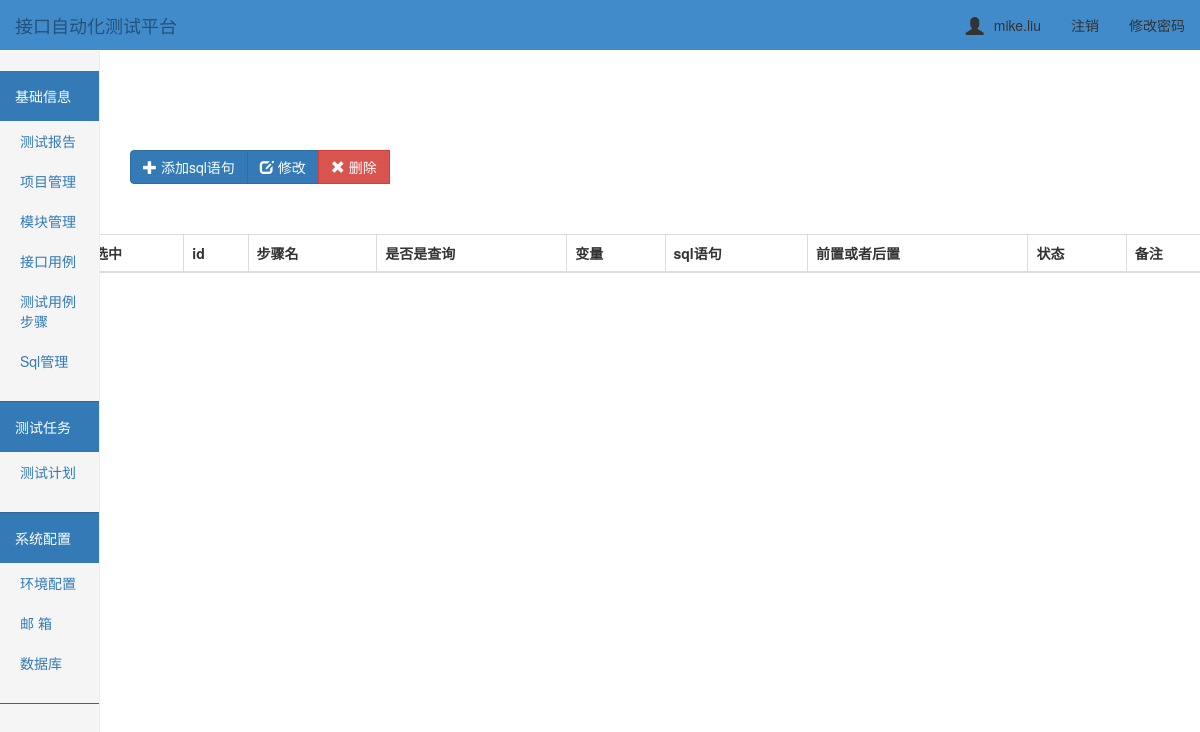
Before: /sql/ (signed in) with the older database file.
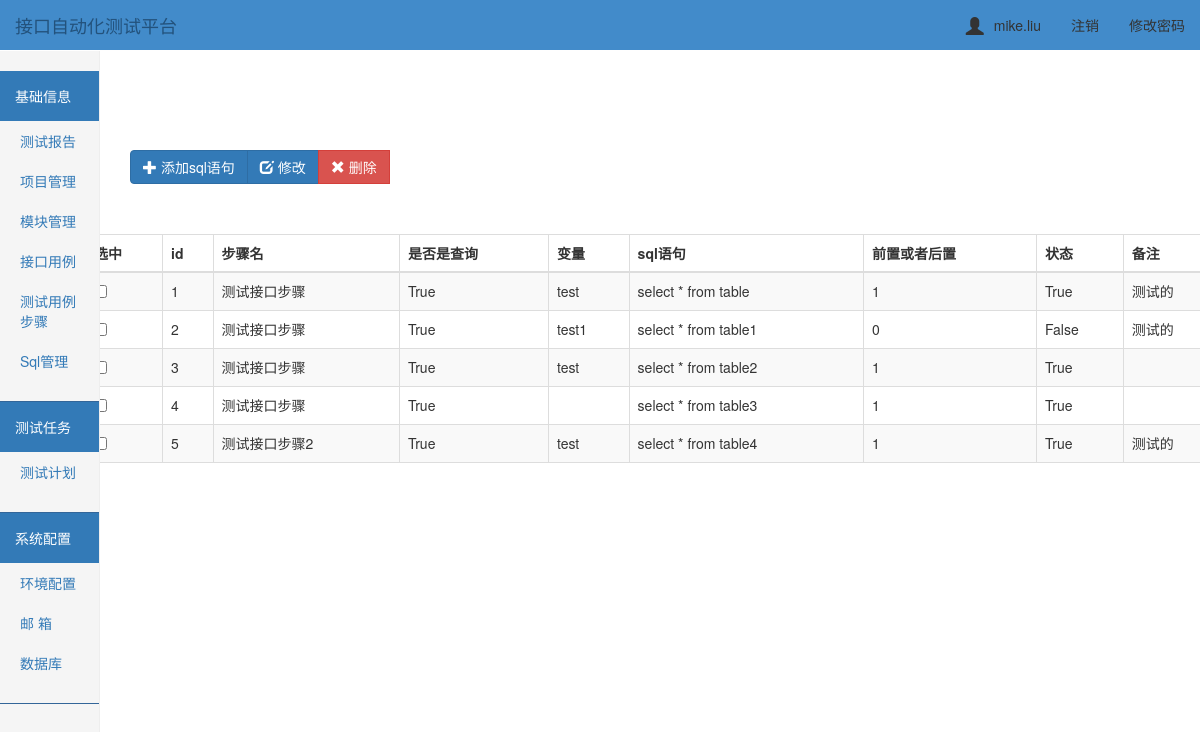
After: the same page with the newer database file.
### ApiTest/models.py (models this page shows, shortened)
class UserInfo(AbstractUser):
    nid = models.AutoField(primary_key=True)
    telephone = models.CharField(max_length=11, null=True, unique=True)
    avatar = models.FileField(upload_to='avatars/', default="/avatars/default.png")
    create_time = models.DateTimeField(verbose_name='创建时间', auto_now_add=True)

class Sql(models.Model):
    step = models.ForeignKey(ApiStep, on_delete=models.CASCADE)
    sql_condition = models.IntegerField()
    is_select = models.BooleanField('是否查询')
    variable = models.CharField('变量', max_length=256)
    sql = models.CharField('查询的sql语句', max_length=256)
    remake = models.CharField('重置', max_length=256)
    status = models.BooleanField('状态')
    create_time = models.DateTimeField('创建时间', auto_now=True)  # 创建时间
    update_time = models.DateTimeField('更新时间', auto_now=True)

class ApiStep(models.Model):
    case = models.ForeignKey(TestCase, on_delete=models.CASCADE)
    api_id = models.AutoField(primary_key=True, null=False)
    step_name = models.CharField('步骤名称', max_length=64)
    step_level = models.CharField('接口步骤优先级', max_length=32)
    method = models.CharField('请求方式', max_length=8)
    params = models.CharField('请求数据', max_length=512)
    headers = models.CharField('请求头信息', max_length=512)
    files = models.CharField(max_length=512)
    step_desc = models.CharField('接口描述', max_length=256)
    assert_response = models.CharField('接口预期结果', max_length=512)
    api_dependency = models.CharField('接口依赖', max_length=512, default=None, null=True)
    step_weights = models.IntegerField('接口权重', default=0)
    status = models.BooleanField()
    create_time = models.DateTimeField('创建时间', auto_now=True)  # 创建时间
    update_time = models.DateTimeField('更新时间', auto_now=True)
    def __str__(self):
        return self.step_name

### ApiTest/views.py (the view)
# urls.py: url(r'^sql/$', views.sql),
@login_required
def sql(request):
    sql_list = Sql.objects.filter().all()
    api_list = ApiStep.objects.filter().all()
    return render(request, "sql/index.html", {"sql_list": sql_list, "api_list": api_list})

### templates/sql/index.html (shortened to what this page needs)
{% extends "../base.html" %}
{% block add %}
<div class="btn-toolbar" role="toolbar">
  <div class="btn-group" style="padding-top: 100px; left: 100px">
    <button type="button" class="btn btn-primary " data-toggle="modal" data-target="#addmyModal">
        <span class="glyphicon glyphicon-plus" aria-hidden="true"></span> 添加sql语句
    </button>
    <button id="edit_sql" class="btn btn-primary" data-toggle="modal" data-target="#">
        <span class="glyphicon glyphicon-edit" aria-hidden="true"></span> 修改
    </button>
      <button id="del_sql" type="onclick" class="btn btn-danger">
            <span class="glyphicon glyphicon-remove" aria-hidden="true"></span> 删除
        </button>
  </div>
</div>
<div class="container">
        <div class="row">
            <div class="col-md-12">
                <table id="table" class="table table-striped table-bordered">
                    <thead>
                        <tr>
                            <th>选中</th>
                            <th>id</th>
                            <th>步骤名</th>
                            <th>是否是查询</th>
                            <th>变量</th>
                            <th>sql语句</th>
                            <th>前置或者后置</th>
                            <th>状态</th>
                            <th>备注</th>
                        </tr>
                    </thead>
                    <tbody>
                        {% for sql_obj in sql_list %}
                            <tr>
                                <td id="che1"><input type="checkbox"/></td>
                                <td>{{ sql_obj.id}}</td>
                                <td>{{ sql_obj.step }}</td>
                                <td>{{ sql_obj.is_select }}</td>
                                <td>{{ sql_obj.variable }}</td>
                                <td>{{ sql_obj.sql }}</td>
                                <td>{{ sql_obj.sql_condition }}</td>
                                <td>{{ sql_obj.status }}</td>
                                <td>{{ sql_obj.remake }}</td>
                            </tr>
                        {% endfor %}
                    </tbody>
                </table>
            </div>
        </div>
    </div>
{% endblock %}

### templates/base.html (shortened to what this page needs)
<!DOCTYPE html>
<html lang="en">
<head>
    <link rel="stylesheet" href="/static/bootstrap-3.3.7/css/bootstrap.css">
    <link rel="stylesheet" href="/static/css/toastr.min.css">
    <link rel="stylesheet" href="/static/css/dashboard.css">
    <link rel="stylesheet" href="/static/css/home.css">
    <link rel="stylesheet" href="/static/css/sweetalert.css">
    <link rel="stylesheet" href="/static/css/step.css">
</head>
<body>
<nav class="tab navbar  navbar-fixed-top">
    <div class="container-fluid">
        <div class="navbar-header">
            <a class="navbar-brand" href="#">接口自动化测试平台</a>
        </div>
        <div class="collapse navbar-collapse" id="bs-example-navbar-collapse-1">
            <ul class="nav navbar-nav navbar-right">
                <li><a href="#"><span id="user_icon"
                                      class="glyphicon glyphicon-user"></span>{{ request.user.username }}</a></li>
                <li><a href="/logout/">注销</a></li>
                <li><a href="/set_pwd/">修改密码</a></li>
            </ul>
        </div>
    </div>
</nav>
<div class="container">
    <div class="left">
        <div class="row">
            <div class="col-sm-3 col-md-1 sidebar">
                <div class="menu">
                    <div class="head bg-primary">基础信息</div>
                    <ul class="nav nav-sidebar">
                        <li><a href="/project/" target="_self">测试报告</a> </li>
                        <li><a href="/project/" target="_self">项目管理</a> </li>
                        <li><a href="/module/" target="_self">模块管理</a> </li>
                        <li><a href="/api_case/" target="_self">接口用例</a> </li>
                        <li><a href="/api_step/" target="_self">测试用例步骤</a> </li>
                        <li><a href="/sql/">Sql管理</a> </li>
                    </ul>
                </div>
                <div class="menu">
                    <div class="head bg-primary">测试任务</div>
                    <ul class="nav nav-sidebar">
                        <li><a href="/plan/">测试计划</a> </li>
                    </ul>
                </div>
                <div class="menu">
                    <div class="head bg-primary">系统配置</div>
                    <ul class="nav nav-sidebar">
                        <li><a href="/env/" target="_self">环境配置</a> </li>
                        <li><a href="/email/" target="_self">邮  箱</a> </li>
                        <li><a href="/database/" target="_self">数据库</a> </li>
                    </ul>
                </div>
            </div>
        </div>
    </div>
    <div class="right">
        {% block add %}{% endblock %}
    </div>
</div>
</body>
</html>

### static/css/dashboard.css (style rules this page uses)
body { padding-top: 50px; }
.navbar-fixed-top { border: 0; }
.sidebar { display: none; }
@media (min-width: 768px) { .sidebar { position: fixed; top: 51px; bottom: 0; left: 0; z-index: 1000; display: block; padding: 20px; overflow-x: hidden; overflow-y: auto; background-color: #f5f5f5; border-right: 1px solid #eee; } }
.nav-sidebar { margin-right: -21px; margin-bottom: 20px; margin-left: -20px; }
.nav-sidebar > li > a { padding-right: 20px; padding-left: 20px; }

### static/css/home.css (style rules this page uses)
.menu { margin: 0 -20px; border-bottom: 1px solid #336699; }
.head { padding: 15px; }
.menu .nav-sidebar > li > a { padding-right: 40px; padding-left: 40px; }
table { margin-top: 50px; margin-left: 40px; }
.navbar { background-color: #428bca; }
.navbar-brand { color: white; }
.navbar-collapse .navbar-nav > li > a { color: #333333; }

### templates/base.html (style rules this page uses)
#user_icon { font-size: 18px; margin-right: 10px; vertical-align: -3px; }

Changed rows visible on the page:
added Sql: id "1", step "测试接口步骤", is_select "True", variable "test", sql "select * from table", sql_condition "1", status "True", remake "测试的"
added Sql: id "2", step "测试接口步骤", is_select "True", variable "test1", sql "select * from table1", sql_condition "0", status "False", remake "测试的"
added Sql: id "3", step "测试接口步骤", is_select "True", variable "test", sql "select * from table2", sql_condition "1", status "True"
added Sql: id "4", step "测试接口步骤", is_select "True", sql "select * from table3", sql_condition "1", status "True"
added Sql: id "5", step "测试接口步骤2", is_select "True", variable "test", sql "select * from table4", sql_condition "1", status "True", remake "测试的"
